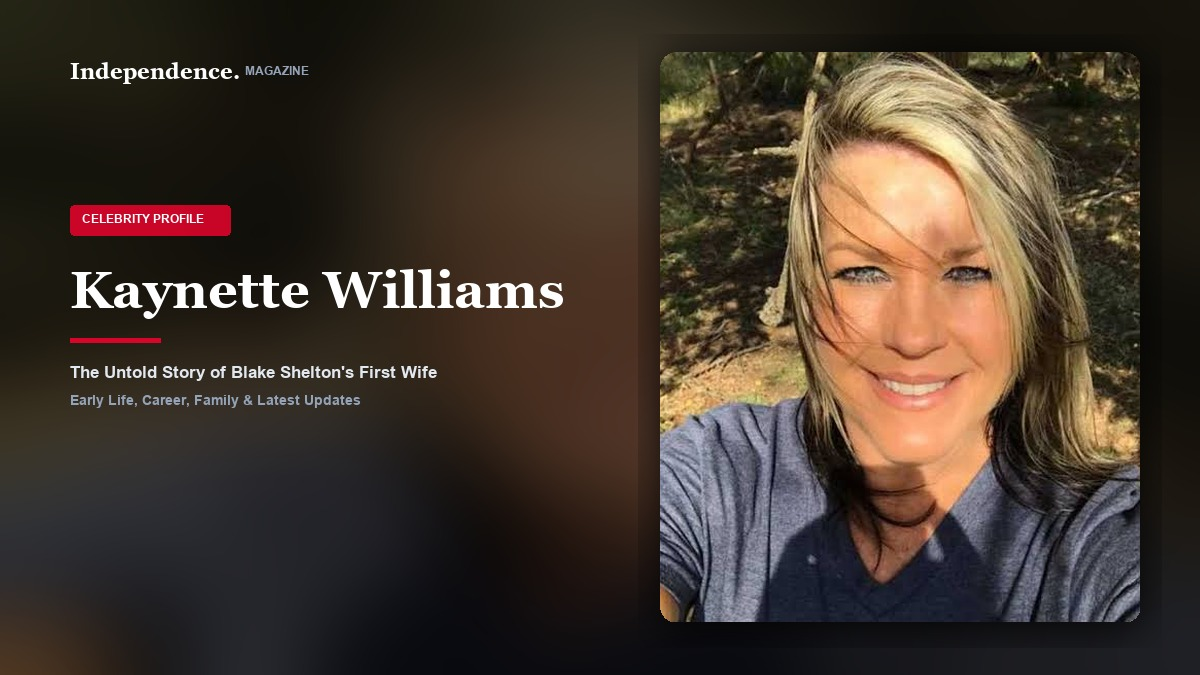
#> input picture assets/covers/kaynette-williams-cover.jpg, 1200 x 675 px, given in place of media_1791704105574.png, which was not available
$ python generate_real_kaynette_cover.py
#> lines starting #> are read from the running program, lines starting #| are printed output that depends on the picture; pictures that were not available may be replaced by others from this repository, and a replacement may not be noted
import os
from PIL import Image, ImageDraw, ImageFont, ImageFilter, ImageEnhance

SCRIPT_DIR = os.path.dirname(os.path.abspath(__file__))
BASE_DIR = os.path.abspath(os.path.join(SCRIPT_DIR, ".."))
ASSETS_DIR = os.path.join(BASE_DIR, "assets", "covers")

INPUT_IMG_PATH = r"C:\Users\Lapzone.pk\.gemini\antigravity\brain\896bc68d-223d-4f88-b2d0-574555754628\.user_uploaded\media_1791704105574.png"
OUTPUT_PATH = os.path.join(ASSETS_DIR, "kaynette-williams-cover.jpg")

def generate_spark_cover_from_local(input_path, name, category, subtitle, output_path):
#> called with name = 'Kaynette Williams', category = 'Celebrity'
    width, height = 1200, 675
    raw_img = Image.open(input_path).convert('RGB')
#> raw_img is the input picture: PIL image 1200x675 RGB; mean R, G, B 67.6, 55.4, 45.2

    # 1. Background: Stretched, Blurred & Darkened
    bg = raw_img.resize((width, height), Image.Resampling.LANCZOS)
    bg = bg.filter(ImageFilter.GaussianBlur(radius=40))
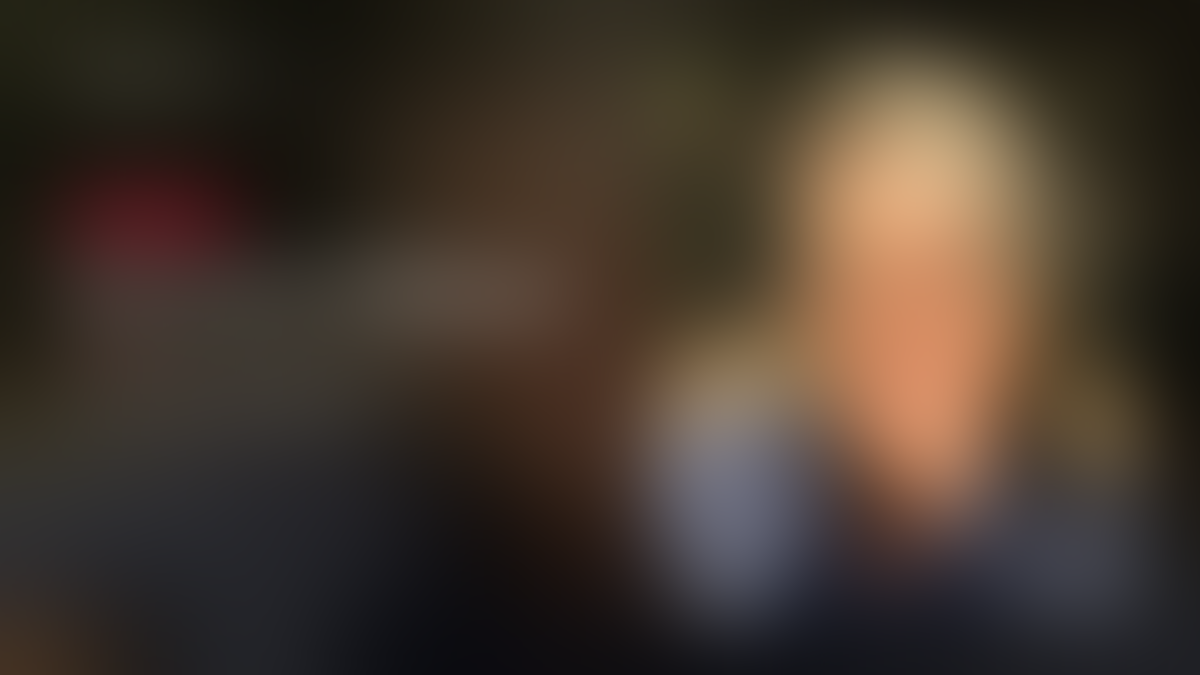
#> bg: PIL image 1200x675 RGB; mean R, G, B 67.5, 55.3, 45.1
    enhancer = ImageEnhance.Brightness(bg)
    bg = enhancer.enhance(0.36)  # Darken for strong contrast

    # 2. Foreground Portrait (Sharp, right-aligned)
    pw, ph = 480, 570
    w, h = raw_img.size
#> w = 1200; h = 675
    ratio = pw / ph
    cur_ratio = w / h
#> cur_ratio = 1.78
    if cur_ratio > ratio:
        new_w = int(h * ratio)
#> new_w = 568
        left = (w - new_w) // 2
#> left = 316
        p_cropped = raw_img.crop((left, 0, left + new_w, h))
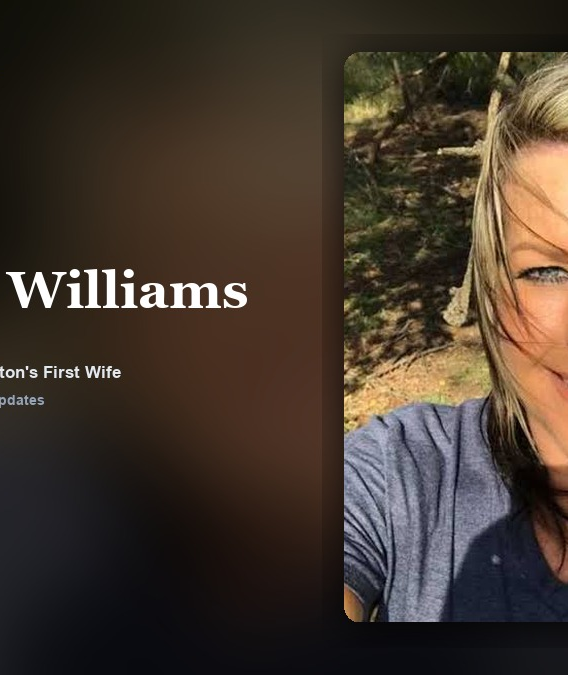
#> p_cropped: PIL image 568x675 RGB; mean R, G, B 67.4, 55.4, 45
    else:
        new_h = int(w / ratio)
        top = (h - new_h) // 6  # Focus high on face
        p_cropped = raw_img.crop((0, top, w, top + new_h))

    portrait = p_cropped.resize((pw, ph), Image.Resampling.LANCZOS)

    # Mask with rounded corners
    mask = Image.new('L', (pw, ph), 0)
#> mask: PIL image 480x570 L; every value is 0
    mask_draw = ImageDraw.Draw(mask)
    mask_draw.rounded_rectangle([0, 0, pw, ph], radius=16, fill=255)

    px, py = width - pw - 60, (height - ph) // 2

    # Drop shadow
    shadow = Image.new('RGBA', (pw + 40, ph + 40), (0, 0, 0, 0))
#> shadow: PIL image 520x610 RGBA; every value is 0
    s_draw = ImageDraw.Draw(shadow)
    s_draw.rounded_rectangle([15, 15, pw + 25, ph + 25], radius=22, fill=(0, 0, 0, 190))
    shadow = shadow.filter(ImageFilter.GaussianBlur(radius=16))
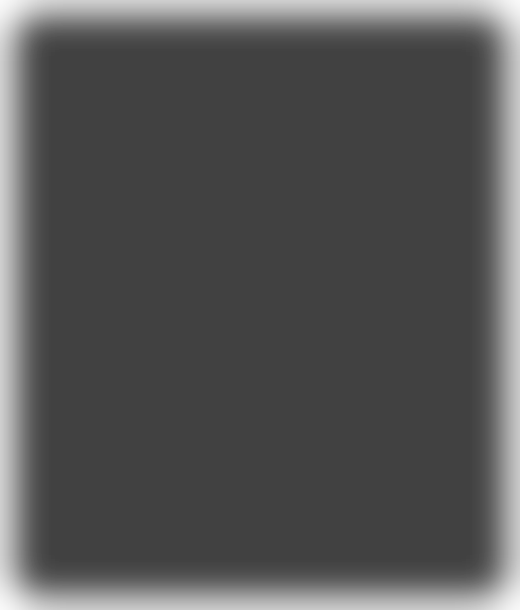
#> shadow: PIL image 520x610 RGBA; mean R, G, B, A 0, 0, 0, 169.4; transparent parts drawn white
    bg.paste(shadow, (px - 20, py - 15), shadow)
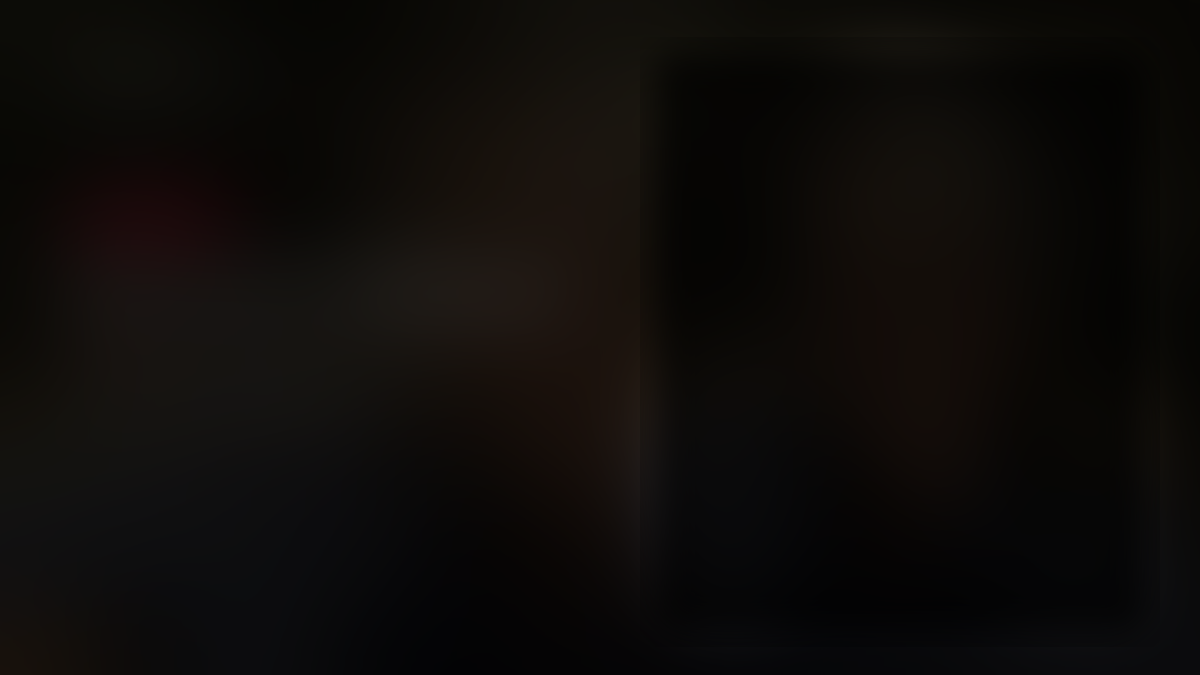
#> bg: PIL image 1200x675 RGB; mean R, G, B 13.9, 11.5, 9.5

    # Paste real portrait
    bg.paste(portrait, (px, py), mask)
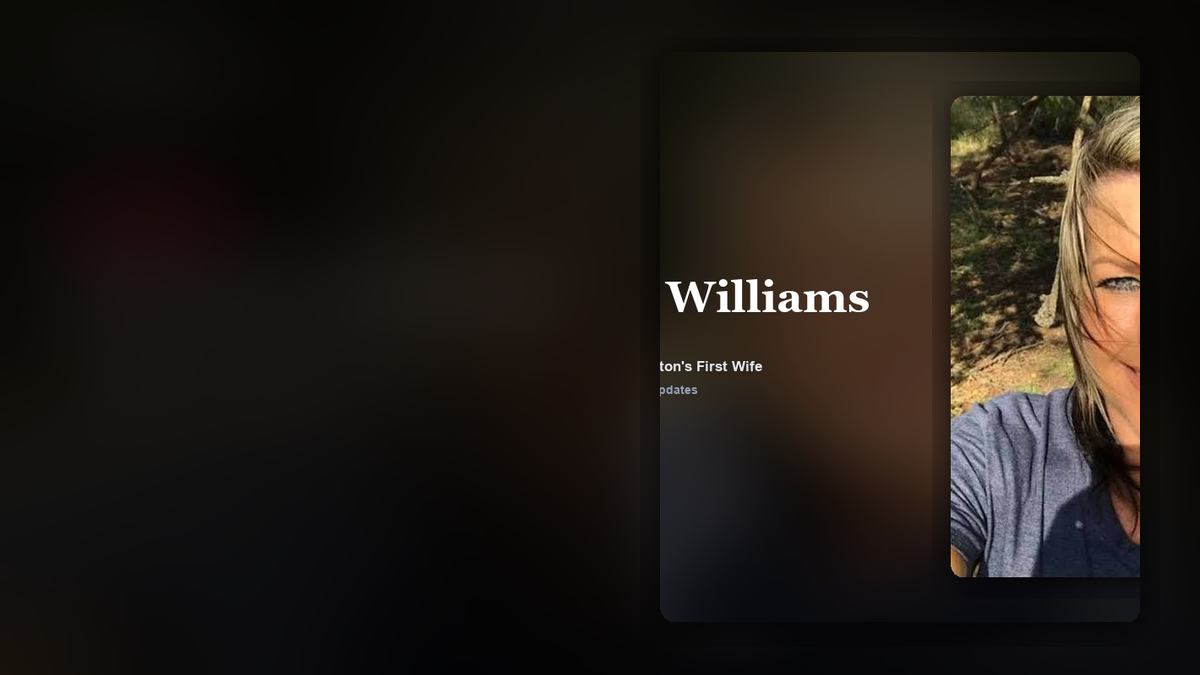
#> bg: PIL image 1200x675 RGB; mean R, G, B 33.2, 27.3, 22.4

    # 3. Typography on Left Side
    draw = ImageDraw.Draw(bg, 'RGBA')

    try:
        font_brand = ImageFont.truetype(r"C:\Windows\Fonts\georgiab.ttf", 22)
        font_tag = ImageFont.truetype(r"C:\Windows\Fonts\arialbd.ttf", 13)
        font_name = ImageFont.truetype(r"C:\Windows\Fonts\georgiab.ttf", 52)
        font_sub = ImageFont.truetype(r"C:\Windows\Fonts\arialbd.ttf", 17)
        font_sub2 = ImageFont.truetype(r"C:\Windows\Fonts\arialbd.ttf", 14)
    except Exception:
        font_brand = ImageFont.load_default()
        font_tag = ImageFont.load_default()
        font_name = ImageFont.load_default()
        font_sub = ImageFont.load_default()
        font_sub2 = ImageFont.load_default()

    # Brand badge at top left
    draw.text((70, 60), "Independence.", fill=(255, 255, 255), font=font_brand)
    draw.text((225, 62), "MAGAZINE", fill=(148, 163, 184), font=font_tag)

    # Category Pill
    tag_y = 205
    tag_text = f"  {category.upper()} PROFILE  "
    draw.rounded_rectangle([70, tag_y, 230, tag_y + 32], radius=4, fill=(217, 4, 41, 230))
    draw.text((82, tag_y + 8), tag_text.strip(), fill=(255, 255, 255), font=font_tag)

    # Person Name
    name_lines = name.split(" ")
    if len(name_lines) <= 2:
        draw.text((70, 265), name, fill=(255, 255, 255), font=font_name)
        curr_y = 340
    else:
        line1 = " ".join(name_lines[:2])
        line2 = " ".join(name_lines[2:])
        draw.text((70, 255), line1, fill=(255, 255, 255), font=font_name)
        draw.text((70, 320), line2, fill=(255, 255, 255), font=font_name)
        curr_y = 398

    # Crimson underline accent
    draw.rectangle([70, curr_y, 160, curr_y + 4], fill=(217, 4, 41, 255))

    # Subtitle
    draw.text((70, curr_y + 24), subtitle, fill=(226, 232, 240), font=font_sub)
    draw.text((70, curr_y + 54), "Early Life, Career, Family & Latest Updates", fill=(148, 163, 184), font=font_sub2)

    bg.save(output_path, "JPEG", quality=92)
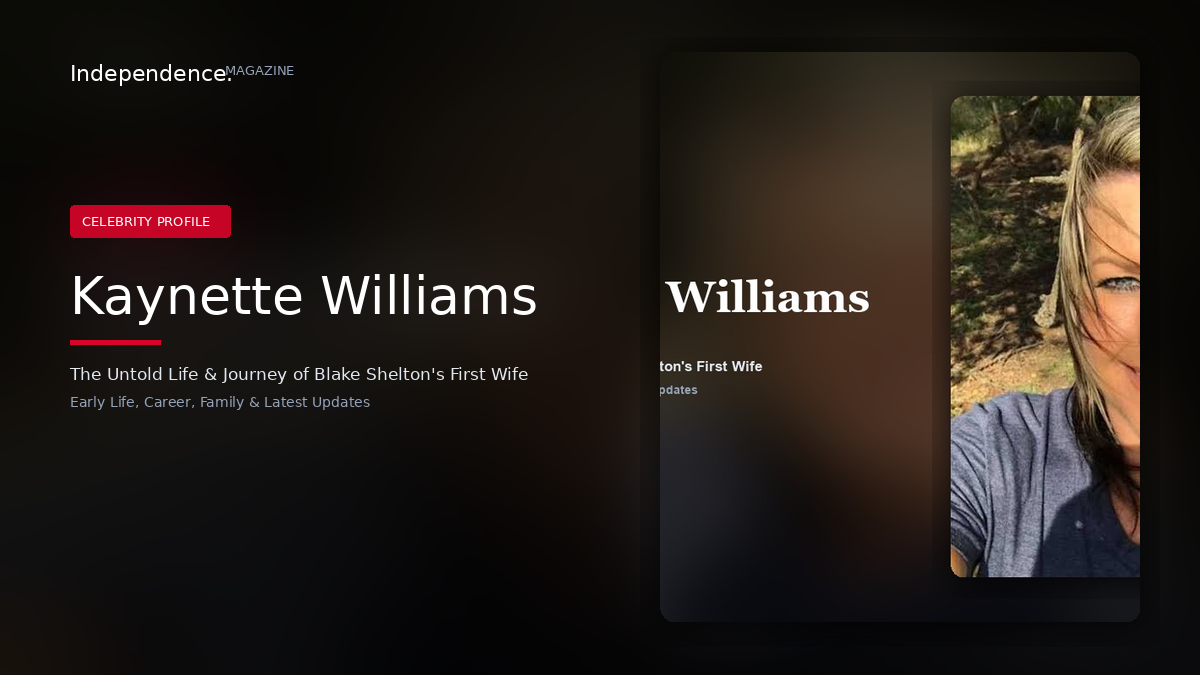
#> saved as kaynette-williams-cover.jpg: PIL image 1200x675 RGB; mean R, G, B 36.7, 29.7, 25.1
    print(f"Generated Spark cover with real image: {output_path}")

if __name__ == "__main__":
    generate_spark_cover_from_local(
        INPUT_IMG_PATH,
        "Kaynette Williams",
        "Celebrity",
        "The Untold Life & Journey of Blake Shelton's First Wife",
        OUTPUT_PATH
    )
